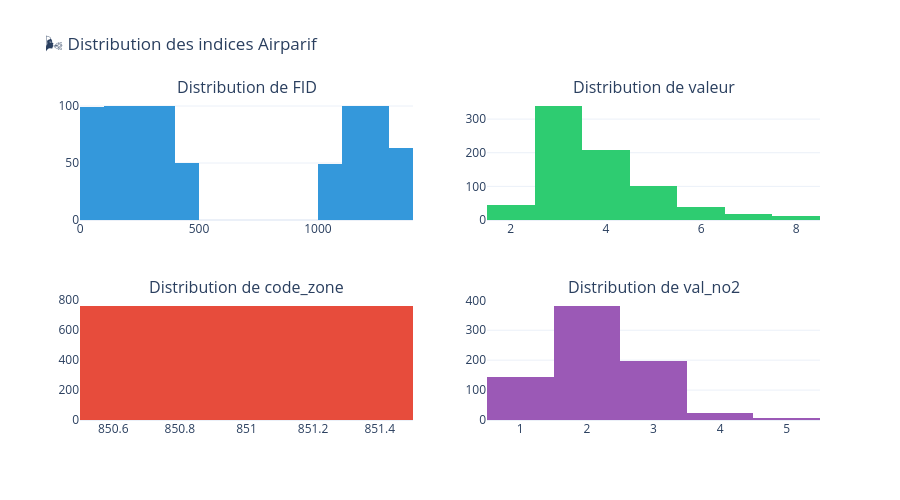

This figure's notebook cell:
### Code cell
# Distribution des indices Airparif
if datasets['airparif'] is not None:
    # Chercher une colonne d'indice
    idx_cols = [c for c in df_air.columns if 'indice' in c.lower() or 'qual' in c.lower() or 'lib' in c.lower()]
    num_cols = df_air.select_dtypes(include=[np.number]).columns.tolist()
    
    if len(num_cols) >= 1:
        # Créer un histogramme pour chaque colonne numérique importante
        cols_to_plot = num_cols[:4]  # Limiter à 4 colonnes
        
        fig = make_subplots(
            rows=2, cols=2,
            subplot_titles=[f'Distribution de {c}' for c in cols_to_plot[:4]]
        )
        
        colors = ['#3498db', '#2ecc71', '#e74c3c', '#9b59b6']
        
        for i, col in enumerate(cols_to_plot):
            row = i // 2 + 1
            col_idx = i % 2 + 1
            fig.add_trace(
                go.Histogram(x=df_air[col].dropna(), name=col, marker_color=colors[i]),
                row=row, col=col_idx
            )
        
        fig.update_layout(
            title='🌬️ Distribution des indices Airparif',
            template='plotly_white',
            height=500,
            showlegend=False
        )
        fig.show()

### Figure 1 — Plotly figure (JSON) as saved in the notebook; plotly's stock layout.template omitted (floating-point values rounded to 4 significant figures; data arrays with more than 128 entries replaced by an {"elided": "..."} marker saying what was removed)
{"data": [{"marker": {"color": "#3498db"}, "name": "FID", "type": "histogram", "x": {"elided": "761 int values"}, "xaxis": "x", "yaxis": "y"}, {"marker": {"color": "#2ecc71"}, "name": "valeur", "type": "histogram", "x": {"elided": "761 int values"}, "xaxis": "x2", "yaxis": "y2"}, {"marker": {"color": "#e74c3c"}, "name": "code_zone", "type": "histogram", "x": {"elided": "761 int values"}, "xaxis": "x3", "yaxis": "y3"}, {"marker": {"color": "#9b59b6"}, "name": "val_no2", "type": "histogram", "x": {"elided": "753 int values"}, "xaxis": "x4", "yaxis": "y4"}], "layout": {"annotations": [{"font": {"size": 16}, "showarrow": false, "text": "Distribution de FID", "x": 0.225, "xanchor": "center", "xref": "paper", "y": 1, "yanchor": "bottom", "yref": "paper"}, {"font": {"size": 16}, "showarrow": false, "text": "Distribution de valeur", "x": 0.775, "xanchor": "center", "xref": "paper", "y": 1, "yanchor": "bottom", "yref": "paper"}, {"font": {"size": 16}, "showarrow": false, "text": "Distribution de code_zone", "x": 0.225, "xanchor": "center", "xref": "paper", "y": 0.375, "yanchor": "bottom", "yref": "paper"}, {"font": {"size": 16}, "showarrow": false, "text": "Distribution de val_no2", "x": 0.775, "xanchor": "center", "xref": "paper", "y": 0.375, "yanchor": "bottom", "yref": "paper"}], "height": 500, "showlegend": false, "title": {"text": "🌬️ Distribution des indices Airparif"}, "xaxis": {"anchor": "y", "domain": [0, 0.45]}, "xaxis2": {"anchor": "y2", "domain": [0.55, 1]}, "xaxis3": {"anchor": "y3", "domain": [0, 0.45]}, "xaxis4": {"anchor": "y4", "domain": [0.55, 1]}, "yaxis": {"anchor": "x", "domain": [0.625, 1]}, "yaxis2": {"anchor": "x2", "domain": [0.625, 1]}, "yaxis3": {"anchor": "x3", "domain": [0, 0.375]}, "yaxis4": {"anchor": "x4", "domain": [0, 0.375]}}}
